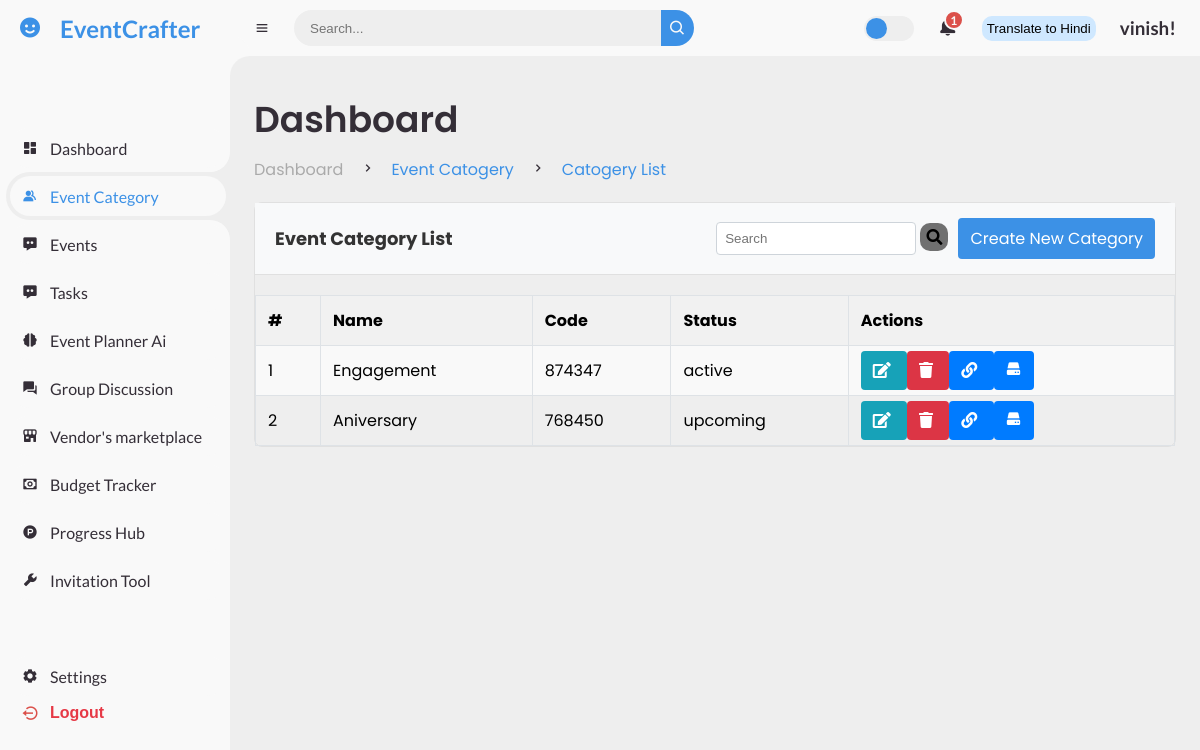
/events/category-list/ (signed in), run on the app's committed database.
### events/models.py (models this page shows, shortened)
class EventCategory(models.Model):
    name = models.CharField(max_length=255, unique=True)
    code = models.CharField(max_length=6, unique=True, blank=True)  # Auto-generated numeric code
    created_user = models.ForeignKey(User, on_delete=models.CASCADE, related_name='created_event_categories')
    updated_user = models.ForeignKey(User, on_delete=models.CASCADE, related_name='updated_event_categories')
    created_date = models.DateField(auto_now_add=True)
    updated_date = models.DateField(auto_now=True)
    status_choice = (
        ('upcoming', 'Upcoming'),
        ('active', 'Active'),
        ('deleted', 'Deleted'),
        ('completed', 'Completed'),
    )
    status = models.CharField(choices=status_choice, max_length=10)

### events/views.py (the view)
# urls.py: path('category-list/', EventCategoryListView.as_view(), name='event-category-list'),
class EventCategoryListView(LoginRequiredMixin, ListView):
    login_url = 'login'
    model = EventCategory
    template_name = 'events/event_category.html'
    context_object_name = 'event_categories'
    def get_queryset(self):
        return EventCategory.objects.filter(created_user=self.request.user)

### templates/events/event_category.html (shortened to what this page needs)
{% extends 'base/base2.html' %}
{% block content %}
<div class="head-title">
    <div class="left">
        <h1>Dashboard</h1>
        <ul class="breadcrumb">
            <li>
                <a href="#">Dashboard</a>
            </li>
            <li><i class='bx bx-chevron-right'></i></li>
            <li>
                <a class="active" href="/events/event_catogery/">Event Catogery</a>
            </li>
            <li><i class='bx bx-chevron-right'></i></li>
            <li>
                <a class="active" href="/events/event_catogery/">Catogery List</a>
            </li>
        </ul>
    </div>
  </div>
<div class="custom-event-category-list">
    <div class="row">
        <div class="col-md-12">
            <div class="card">
                <div class="card-header">
                    <h5>Event Category List</h5>
                    <div class="actions">
                        <form class="form-inline" action="{% url 'search-event-category' %}" method="POST">
                            <div class="input-group input-group-sm">
                                <input class="form-control form-control-navbar" name="search" type="search"
                                    placeholder="Search" aria-label="Search">
                                        <i class="fas fa-search" style="background-color: #707070; padding: 6px; border-radius: 10px;" ></i>
                            </div>
                        </form>
                        <a class="btn btn-success" href="{% url 'create-event-category' %}">Create New Category</a>
                    </div>
                </div>
                <div class="card-body">
                    <table class="table table-striped table-bordered datatable dataTable no-footer" id="DataTables_Table_0"
                        role="grid" aria-describedby="DataTables_Table_0_info">
                        <thead>
                            <tr role="row">
                                <th>#</th>
                                <th>Name</th>
                                <th>Code</th>
                                <th>Status</th>
                                <th>Actions</th>
                            </tr>
                        </thead>
                        <tbody>
                            {% for category in event_categories %}
                              <tr>
                                  <td>{{ forloop.counter }}</td>
                                  <td>{{ category.name }}</td>
                                  <td>{{ category.code }}</td>
                                  <td>{{ category.status }}</td>
                                  <td>
                                      <a class="btn btn-info" href="{% url 'edit-event-category' category.pk %}">
                                          <i class="fa fa-edit"></i>
                                      </a>
                                      <a class="btn btn-danger" href="{% url 'delete-event-category' category.pk %}">
                                          <i class="fa fa-trash"></i>
                                      </a>
                                      <a class="btn btn-primary" href="{% url 'generate_qr_code' category.pk %}">
                                          <i class="fa fa-link"></i>
                                      </a>
                                      <a class="btn btn-primary" href="{% url 'upload_photo'  %}">
                                        <i class='bx bxs-hdd'></i>
                                    </a>
                                  </td>
                              </tr>
                            {% endfor %}
                        </tbody>
                    </table>
                </div>
            </div>
        </div>
    </div>
</div>
{% endblock content %}

### templates/base/base2.html (shortened to what this page needs)
{% load static %}
<!DOCTYPE html>
<html lang="en">
<head>
    <link rel="stylesheet" href="{% static 'plugins/fontawesome-free/css/all.min.css' %}">
    <link rel="stylesheet" href="{% static 'css/mentor_dashboard.css' %}">
    <link href='https://unpkg.com/boxicons@2.0.9/css/boxicons.min.css' rel='stylesheet'>
</head>
<body class="{% block body_class %}{% endblock %}">
<section id="sidebar">
    <a href="#" class="brand">
        <i class='bx bxs-smile'></i>
        <span class="text">EventCrafter</span>
    </a>
    <ul class="side-menu top">
        <li class="{% if request.path == '/dashboard/' %}active{% endif %}">
            <a href="{% url 'dashboard' %}" class="nav-link">
                <i class='bx bxs-dashboard'></i>
                <span class="text">Dashboard</span>
            </a>
        </li>
        <li class="{% if '/events/event_catogery' in request.path %}active{% endif %}{% if '/events/category-list/' in request.path %}active{% endif %}{% if '/events/create-category/' in request.path %}active{% endif %}">
            <a href="/events/event_catogery/">
                <i class='bx bxs-group'></i>
                <span class="text">Event Category</span>
            </a>
        </li>
        <li class="">
            <a href="/events/events_dashboard/">
                <i class='bx bxs-message-dots'></i>
                <span class="text">Events</span>
            </a>
        </li>
        <li class="{% if '/events/events/' in request.path %}active{% endif %}">
            <a href="/events/events/">
                <i class='bx bxs-message-dots'></i>
                <span class="text">Tasks</span>
            </a>
        </li>
        <li class="{% if '/events/gemini' in request.path %}active{% endif %}">
            <a href="/events/gemini/">
                <i class='bx bxs-brain'></i>
                <span class="text">Event Planner Ai</span>
            </a>
        </li>
        <li class="{% if '/events/group_discussion' in request.path %}active{% endif %}">
            <a href="/events/group_discussion/">
                <i class='bx bxs-conversation'></i>
                <span class="text">Group Discussion</span>
            </a>
        </li>
        <li class="{% if '/events/vendor' in request.path %}active{% endif %}">
            <a href="/events/vendor/">
                <i class='bx bxs-store-alt' ></i>
                <span class="text">Vendor's marketplace</span>
            </a>
        </li>
        <li class="{% if '/events/budget/' in request.path %}active{% endif %}">
            <a href="/events/budget/">
                <i class='bx bx-money' ></i>
                <span class="text">Budget Tracker</span>
            </a>
        </li>
        <li class="{% if 'events/tasks/progress/' in request.path %}active{% endif %}">
            <a href="/events/progress/">
                <i class='bx bxl-product-hunt' ></i>
                <span class="text">Progress Hub</span>
            </a>
        </li>
        <li class="{% if '/events/upload_invitation/' in request.path %}active{% endif %}">
            <a href="/events/upload_invitation/">
                <i class='bx bxs-wrench'></i>
                <span class="text">Invitation Tool</span>
            </a>
        </li>
    <ul class="side-menu">
        <li class="{% if request.path == '/settings/' %}active{% endif %}">
            <a href="/settings/">
                <i class='bx bxs-cog'></i>
                <span class="text">Settings</span>
            </a>
        </li>
        <li>
            <form method="post" action="{% url 'logout' %}" style="display: inline;">
                <button type="submit" class="logout" style="background: none; border: none; color: inherit; cursor: pointer;">
                    <i class='bx bx-log-out-circle'></i>
                    <span class="text">Logout</span>
                </button>
            </form>
        </li>
    </ul>
</section>
    <section id="content">
        <nav>
            <i class='bx bx-menu'></i>
            <form action="#">
                <div class="form-input">
                    <input type="search" placeholder="Search...">
                    <button type="submit" class="search-btn"><i class='bx bx-search'></i></button>
                </div>
            </form>
            <label for="switch-mode" class="switch-mode"></label>
            <a href="#" class="notification">
                <span class="num">1</span>
            </a>
            <button id="translateBtn" style="background-color: var(--light-blue); border: transparent; padding: 5px; border-radius: 10px;">Translate to Hindi</button>
            <a href="#" class="profile">
                <h1>{{ user.username }}!</h1>
            </a>
        </nav>
        <main>
            {% block content %}
            {% endblock %}
        </main>
</body>
</html>

### templates/events/event_category.html (style rules this page uses)
.custom-event-category-list .card { border: 1px solid #e0e0e0; border-radius: 8px; margin: 20px 0; }
.custom-event-category-list .card-header { background-color: #f8f9fa; border-bottom: 1px solid #e0e0e0; padding: 15px 20px; display: flex; justify-content: space-between; align-items: center; }
.custom-event-category-list h5 { font-size: 18px; color: #333; margin: 0; }
.custom-event-category-list .actions { display: flex; align-items: center; gap: 10px; }
.custom-event-category-list .form-inline { display: flex; align-items: center; gap: 10px; }
.custom-event-category-list .form-control-navbar { border-radius: 4px; border: 1px solid #ced4da; padding: 8px; width: auto; min-width: 200px; }
.custom-event-category-list .btn { margin: 0; background-color: var(--blue); color: white; border: none; padding: 8px 12px; border-radius: 4px; transition: background-color 0.3s ease; }
.custom-event-category-list .btn-primary { background-color: #007bff; }
.custom-event-category-list .btn-info { background-color: #17a2b8; }
.custom-event-category-list .btn-danger { background-color: #dc3545; }
.custom-event-category-list .table { width: 100%; border-collapse: collapse !important; margin-top: 20px; overflow-x: auto; }
.custom-event-category-list .table th, .custom-event-category-list .table td { padding: 12px; text-align: left; border: 1px solid #dee2e6; }
.custom-event-category-list .table th { background-color: #f1f1f1; }
.custom-event-category-list .table-striped tbody tr:nth-of-type(odd) { background-color: #f9f9f9; }
.custom-event-category-list .btn { margin: 0; color: white; border: none; padding: 8px 12px; border-radius: 4px; transition: background-color 0.3s ease; }

### data on the page
EventCategory: name "Engagement", code "874347", status "active"
EventCategory: name "Aniversary", code "768450", status "upcoming"

### other printed values
{{ user.username }} "vinish"
